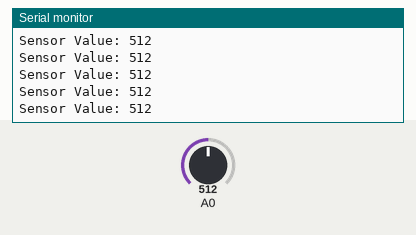
The sketch below on a simulated Arduino Uno, built with avr-gcc and run on an emulated ATmega328P. On the bench: the last lines printed to the serial monitor. Inputs (shaded band) come from the test bench; at power-on: A0 = 512.

Above: at 1.2 s.
1.3 s: A0 set to 716
At 1.31 s:
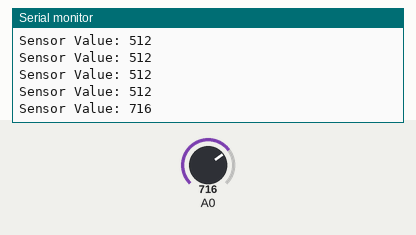
2.8 s: A0 set to 900
At 2.82 s:
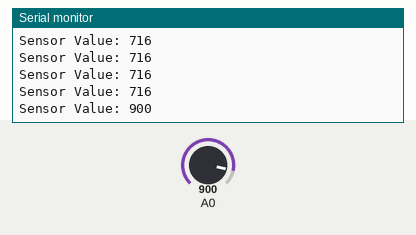
Timing chart, 0 to 5.8 s (numbered marks = the images above; inputs shaded):
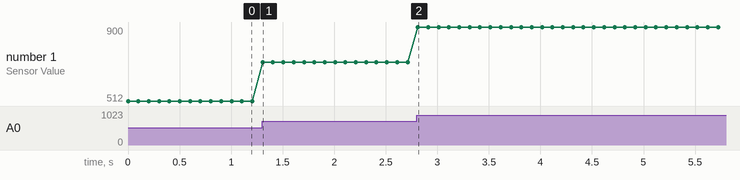

Measured:
- after the input at 1.3 s, the serial monitor: prints a new line at once (image 1)
- after the input at 2.8 s, the serial monitor: prints a new line at once (image 2)
- plotted number 1: 512 → 716 after the input at 1.3 s, 716 → 900 after the input at 2.8 s

The sketch:

19_test__alt_vibration_sensors.ino
```cpp
int sensor = 0;           //Variable to store analog value (0-1023)


void setup()
{
  Serial.begin(9600);      //Only for debugging
}

void loop()
{
  sensor = analogRead(A0);
  //While sensor is not moving, analog pin receive 1023~1024 value
  if (sensor<1022){
    Serial.print("Sensor Value: ");
    Serial.println(sensor);
  }

  else{
    Serial.print("Sensor Value: ");
    Serial.println(sensor);
  }


  delay(100); //Small delay
}
```
